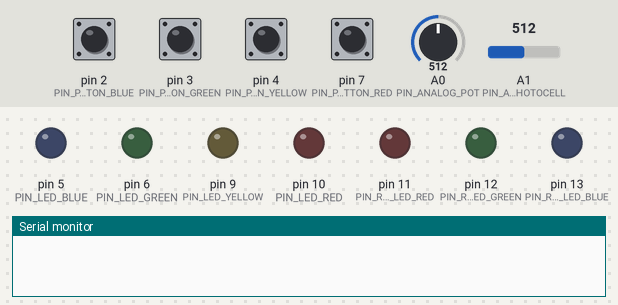
Simulated run of this sketch. Board: Arduino Uno, built with avr-gcc and run on an emulated ATmega328P. Parts: output pins drawn as LEDs (lit = HIGH), the last lines printed to the serial monitor. The inputs (shaded band) are chosen by the test bench; at power-on: pin 2 (PIN_PUSHBUTTON_BLUE), pin 3 (PIN_PUSHBUTTON_GREEN), pin 4 (PIN_PUSHBUTTON_YELLOW), pin 7 (PIN_PUSHBUTTON_RED) HIGH, A0 (PIN_ANALOG_POT) = 512, A1 (PIN_ANALOG_PHOTOCELL) = 512.

Above: at 1.2 s.
1.3 s: pin 2 (PIN_PUSHBUTTON_BLUE) pulled LOW for 0.15 s
At 2.1 s:
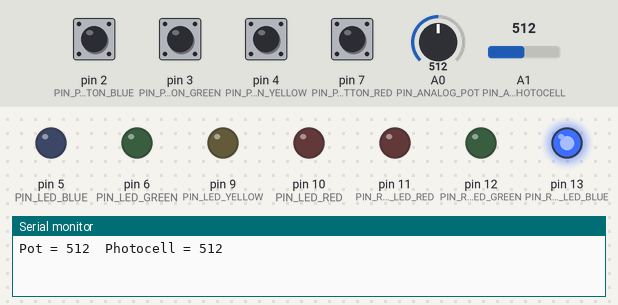
3.0 s: pin 3 (PIN_PUSHBUTTON_GREEN) pulled LOW for 0.15 s
At 3.14 s:
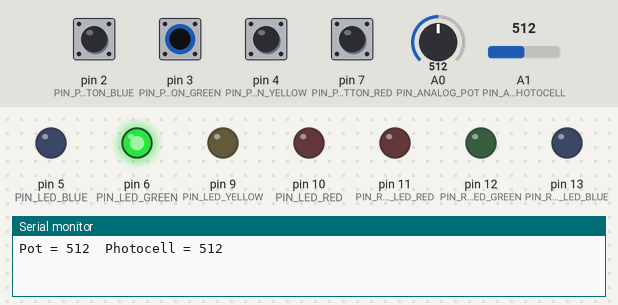
4.7 s: pin 4 (PIN_PUSHBUTTON_YELLOW) pulled LOW for 0.15 s
At 5.7 s:
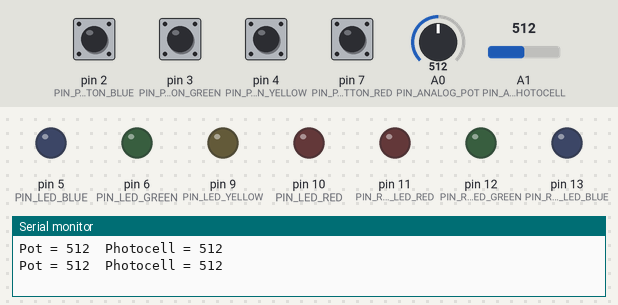
6.3 s: pin 7 (PIN_PUSHBUTTON_RED) pulled LOW for 0.15 s
At 7.1 s:
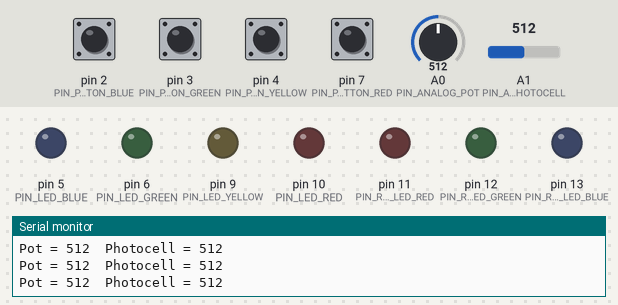
7.9 s: pin 2 (PIN_PUSHBUTTON_BLUE) pulled LOW for 1 s
At 8.7 s:
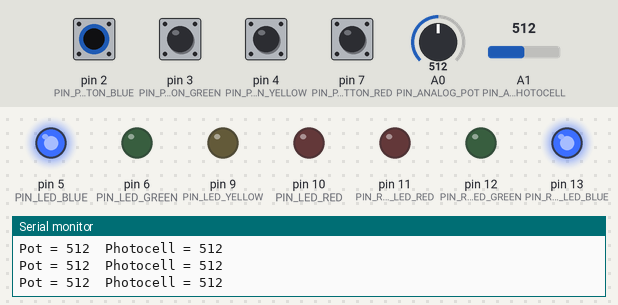
10.4 s: pin 4 (PIN_PUSHBUTTON_YELLOW) pulled LOW for 1 s
At 11.2 s:
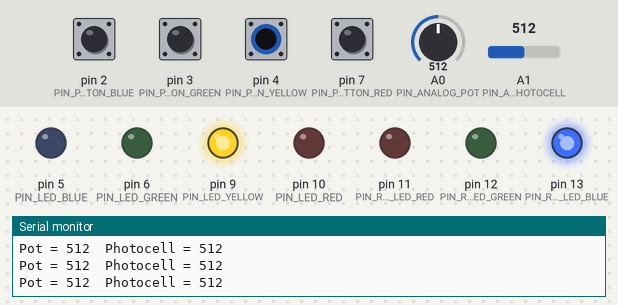
Timing chart, 0 to 13.4 s (numbered marks = the images above; inputs shaded):
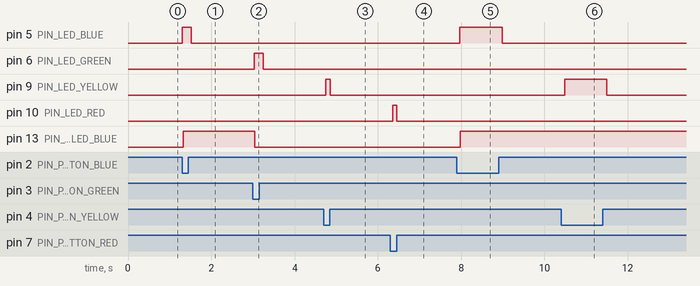

The sketch:

HardwareTest.ino
```cpp
#define PIN_LED_RED 10
#define PIN_LED_YELLOW 9
#define PIN_LED_GREEN 6
#define PIN_LED_BLUE 5

#define PIN_PUSHBUTTON_RED 7
#define PIN_PUSHBUTTON_YELLOW 4
#define PIN_PUSHBUTTON_GREEN 3
#define PIN_PUSHBUTTON_BLUE 2

#define PIN_RGB_LED_RED 11
#define PIN_RGB_LED_GREEN 12
#define PIN_RGB_LED_BLUE 13

#define PIN_ANALOG_POT 0
#define PIN_ANALOG_PHOTOCELL 1

/*** Interrupt flags ***/
volatile int mainEventFlags = 0;
#define FLAG_GREEN_INTERRUPT 0x01
#define FLAG_BLUE_INTERRUPT 0x02

int rgbCounter = 0;
unsigned long oldTime = 0;

void setup() {
  Serial.begin(9600);
  pinMode(PIN_LED_RED, OUTPUT);
  pinMode(PIN_LED_YELLOW, OUTPUT);
  pinMode(PIN_LED_GREEN, OUTPUT);
  pinMode(PIN_LED_BLUE, OUTPUT);
  digitalWrite(PIN_LED_RED, LOW);
  digitalWrite(PIN_LED_YELLOW, LOW);
  digitalWrite(PIN_LED_GREEN, LOW);
  digitalWrite(PIN_LED_BLUE, LOW);

  pinMode(PIN_PUSHBUTTON_RED, INPUT_PULLUP);
  pinMode(PIN_PUSHBUTTON_YELLOW, INPUT_PULLUP);
  pinMode(PIN_PUSHBUTTON_GREEN, INPUT_PULLUP);
  pinMode(PIN_PUSHBUTTON_BLUE, INPUT_PULLUP);
  attachInterrupt(digitalPinToInterrupt(PIN_PUSHBUTTON_GREEN), green_isr, FALLING);
  attachInterrupt(digitalPinToInterrupt(PIN_PUSHBUTTON_BLUE), blue_isr, FALLING);

  pinMode(PIN_RGB_LED_RED, OUTPUT);
  pinMode(PIN_RGB_LED_GREEN, OUTPUT);
  pinMode(PIN_RGB_LED_BLUE, OUTPUT);
  digitalWrite(PIN_RGB_LED_RED, LOW);
  digitalWrite(PIN_RGB_LED_GREEN, LOW);
  digitalWrite(PIN_RGB_LED_BLUE, LOW);

  // No need to setup the Analog inputs, that is the default
}

void loop() {
  int potReading = analogRead(PIN_ANALOG_POT);
  int photocellReading = analogRead(PIN_ANALOG_PHOTOCELL);
  displayAnalogInfo(potReading, photocellReading);

  lightPressedButtons();

  if (mainEventFlags & FLAG_GREEN_INTERRUPT) {
    delay(20);
    mainEventFlags &= ~FLAG_GREEN_INTERRUPT;
    if (!digitalRead(PIN_PUSHBUTTON_GREEN)) {
      rgbCounter = 0;
      updateRgb();
    }
  }
  if (mainEventFlags & FLAG_BLUE_INTERRUPT) {
    delay(20);
    mainEventFlags &= ~FLAG_BLUE_INTERRUPT;
    if (!digitalRead(PIN_PUSHBUTTON_BLUE)) {
      rgbCounter += 1;
      if (rgbCounter > 7) {
        rgbCounter = 0;
      }
      updateRgb();
    }
  }
  delay(100);
}

void lightPressedButtons() {
  char button_pins[] = {PIN_PUSHBUTTON_RED, PIN_PUSHBUTTON_YELLOW, PIN_PUSHBUTTON_GREEN, PIN_PUSHBUTTON_BLUE};
  char led_pins[] = {PIN_LED_RED, PIN_LED_YELLOW, PIN_LED_GREEN, PIN_LED_BLUE};
  for (int k = 0; k < sizeof(button_pins); ++k) {
    digitalWrite(led_pins[k], !digitalRead(button_pins[k]));
  }
}

void updateRgb() {
  digitalWrite(PIN_RGB_LED_RED, rgbCounter >> 2 & 0x01);
  digitalWrite(PIN_RGB_LED_GREEN, rgbCounter >> 1 & 0x01);
  digitalWrite(PIN_RGB_LED_BLUE, rgbCounter >> 0 & 0x01);
}

void displayAnalogInfo(int pot, int photocell) {
  int currentTime = millis();
  if (currentTime - oldTime > 2000) {
    oldTime = currentTime;
    Serial.print("Pot = ");
    Serial.print(pot);
    Serial.print("  Photocell = ");
    Serial.println(photocell);
  }
}

// Simple ISRs that set flags only
void blue_isr() {
  mainEventFlags |= FLAG_BLUE_INTERRUPT;
}

void green_isr() {
  mainEventFlags |= FLAG_GREEN_INTERRUPT;
}
```

Measured:
- after the input at 1.3 s, pin 5 (PIN_LED_BLUE): LOW → HIGH at once, → LOW 0.22 s later; pin 13 (PIN_RGB_LED_BLUE): LOW → HIGH at once
- after the input at 3.0 s, pin 6 (PIN_LED_GREEN): LOW → HIGH at once, → LOW 0.22 s later; pin 13 (PIN_RGB_LED_BLUE): HIGH → LOW after 0.05 s
- after the input at 4.7 s, pin 9 (PIN_LED_YELLOW): LOW → HIGH after 0.05 s, → LOW 0.10 s later
- after the input at 6.3 s, pin 10 (PIN_LED_RED): LOW → HIGH after 0.06 s, → LOW 0.10 s later
- after the input at 7.9 s, pin 5 (PIN_LED_BLUE): LOW → HIGH after 0.06 s, → LOW 1.0 s later; pin 13 (PIN_RGB_LED_BLUE): LOW → HIGH after 0.08 s
- after the input at 10.4 s, pin 9 (PIN_LED_YELLOW): LOW → HIGH after 0.09 s, → LOW 1.0 s later
